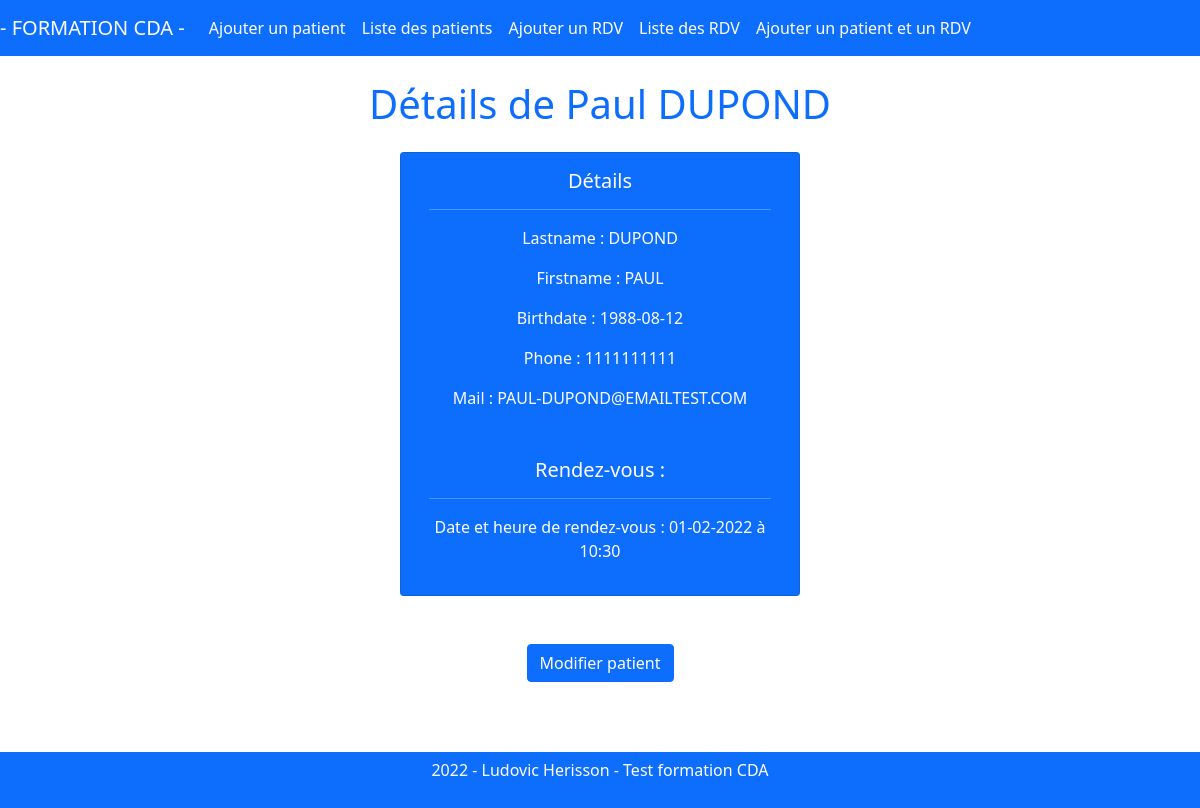
The app's page /?op=select&data=patient&id=10 with its own data.
### tables this page shows
CREATE TABLE `appointments` (
  `id` int(11) NOT NULL,
  `dateHour` datetime NOT NULL,
  `idPatients` int(11) NOT NULL
);

CREATE TABLE `patients` (
  `id` int(11) NOT NULL,
  `lastname` varchar(25) NOT NULL,
  `firstname` varchar(25) NOT NULL,
  `birthdate` date NOT NULL,
  `phone` varchar(25) DEFAULT NULL,
  `mail` varchar(100) NOT NULL
);

### controller/Controller.php (called while the page is built, shortened)
<?php
class Controller
{
    private $dbEntityRepo;
    public function __construct()
    {
        $this->dbEntityRepo=new \Model\EntityRepository;
    }
    public function render($layout,$template,$parameters=[])
    {
        extract($parameters);
        require "view/$template";
        return ob_end_flush();
    }
    public function select()
    {
        $id=isset($_GET['id']) ? $_GET['id'] : NULL;
        $data=isset($_GET['data']) ? $_GET['data'] : NULL;
        $dataPatient=($data=="patient") ? $dataPatient=$this->dbEntityRepo->selectRepo($id,$data) : NULL ;
        $dataPatient=(empty($dataPatient))? $this->dbEntityRepo->selectRepo($id,$data,false) : $dataPatient;
        $dataRdv=($data=="rdv") ? $dataRdv=$this->dbEntityRepo->selectRepo($id,$data) : NULL ;
        if($_GET['data']=='rdv')
        {
            $recupPatient=$this->dbEntityRepo->selectRepo($id, $_GET['data']);
            $nomPatient=ucfirst(strtolower($recupPatient[0]['firstname']));
            $nomPatient.=' '.$recupPatient[0]['lastname'];
            $title='Rendez-vous de '.$nomPatient;
        }
        elseif($_GET['data']=='patient')
        {
            $recupPatient=$this->dbEntityRepo->selectRepo($id, $_GET['data'], false);
            $nomPatient=ucfirst(strtolower($recupPatient[0]['firstname']));
            $nomPatient.=' '.$recupPatient[0]['lastname'];
            $title='Détails de '.$nomPatient;
        }
       $this->render('layout.php', 'template-select.php',[
           'title' => $title,
           'dataType'=>$data,
           'dataPatient'=>$dataPatient,
           'dataRdv'=>$dataRdv,
           'hidden'=>'hidden'
       ]);
    }
    public function handleRequest()
    {
        $op=isset($_GET['op']) ? $_GET['op'] : NULL;
        switch ($op)
        {
            case 'select':
                $this->select();
                break;
        }
    }
}

### index.php (called while the page is built, shortened)
<?php
$controller=new Controller\Controller;
$controller->handleRequest();
?>

### model/EntityRepository.php (called while the page is built, shortened)
<?php
class EntityRepository
{
    private $db;
    private $tablepatients;
    private $tableappointments;
    public function getDb()
    {
        if(!$this->db)
        {
            try
            {
                $xml=simplexml_load_file('app/config.xml');
                $this->tablepatients=$xml->table1;
                $this->tableappointments=$xml->table2;
                try
                {
                    $this->db= new \PDO("mysql:host=". $xml->host ."; dbname=" . $xml->db, $xml->user, $xml->password, [
                        \PDO::ATTR_ERRMODE => \PDO::ERRMODE_EXCEPTION
                    ]);
                }
                catch(\PDOException $e)
                {
                echo"Message : " . $e->getMessage();
                }
            }
            catch(\Exception $e)
            {
                echo"Message : ".$e->getMessage();
            }
        }
        return $this->db;
    }
    public function selectRepo (int $id, string $data, $verif=true)
    {
        switch ($data)
        {
            case 'patient':
                if($verif)
                {
                $q=$this->getDb()->prepare("SELECT patients.id, patients.lastname, patients.firstname, patients.birthdate, patients.phone, patients.mail, appointments.dateHour FROM " .$this->tablepatients." INNER JOIN ".$this->tableappointments." ON ".$this->tablepatients.".id = ".$this->tableappointments.".idPatients AND patients.id=".$id );
                $q->execute();
                $r=$q->fetchAll(\PDO::FETCH_ASSOC);
                }
                else
                {
                $q=$this->getDb()->prepare("SELECT * FROM ".$this->tablepatients." WHERE id= ".$id);
                $q->execute();
                $r=$q->fetchAll(\PDO::FETCH_ASSOC);
                }
                return $r;
            break;
        }
    }
}
?>

### view/template-select.php (the view, shortened to what this page needs)
<div class="row mx-auto">
    <div class="card col-4 mx-auto bg-primary text-white">
        <div class="card-body mx-auto">
            <h5 class="card-title text-center">Détails</h5><hr>
            <?php if($dataType=='patient'):?>
                <?php foreach($dataPatient[0] as $key=>$value):
                    if($key!='id' && $key!='dateHour'):?>
                        <p class="text-center"><?=ucfirst($key). " : ".ucfirst($value)?></p>
                    <?php endif;?>
                    <?php if($key=='dateHour'):
                        $hidden=($value)? '' : 'hidden' ;
                    endif;?>
                <?php endforeach;?>
                <h5 class="card-title text-center mt-5"<?=$hidden?>>Rendez-vous :</h5><hr <?=$hidden?>>
                <?php foreach($dataPatient as $dataTab):
                        foreach($dataTab as $key=>$value):?>
                        <?php if($key=='dateHour'):?>
                            <?php $date= new DateTime($value);?>
                            <p class="text-center">Date et heure de rendez-vous : <?= $date->format('d-m-Y à G:i'); ?></p>
                        <?php endif;
                    endforeach;
                endforeach;?>
            <?php endif;?>
        </div>
    </div>
</div>
<div class="text-center">
    <?php if($dataType=='patient'):?>
        <a href="?op=update&data=patient&id=<?=$dataPatient[0]['id']?>" class="btn btn-primary my-5">Modifier patient</a>
    <?php elseif ($dataType=='rdv'):?>
        <a href="?op=update&data=rdv&id=<?=$dataRdv[0]['id']?>" class="btn btn-primary my-5">Modifier rdv</a>
    <?php endif;?>
</div>

### css/app.css (style rules this page uses)
body { min-height: 100vh !important; max-height: 100vh !important; overflow-y: scroll; }

### records on screen
appointments: idPatients.lastname "DUPOND", idPatients.firstname "PAUL", idPatients.birthdate "1988-08-12", idPatients.phone "1111111111", idPatients.mail "PAUL-DUPOND@EMAILTEST.COM", dateHour "01-02-2022 à 10:30"

### other values on screen
$title "Détails de Paul DUPOND"
$key "Lastname"
$key "Firstname"
$key "Birthdate"
$key "Phone"
$key "Mail"
